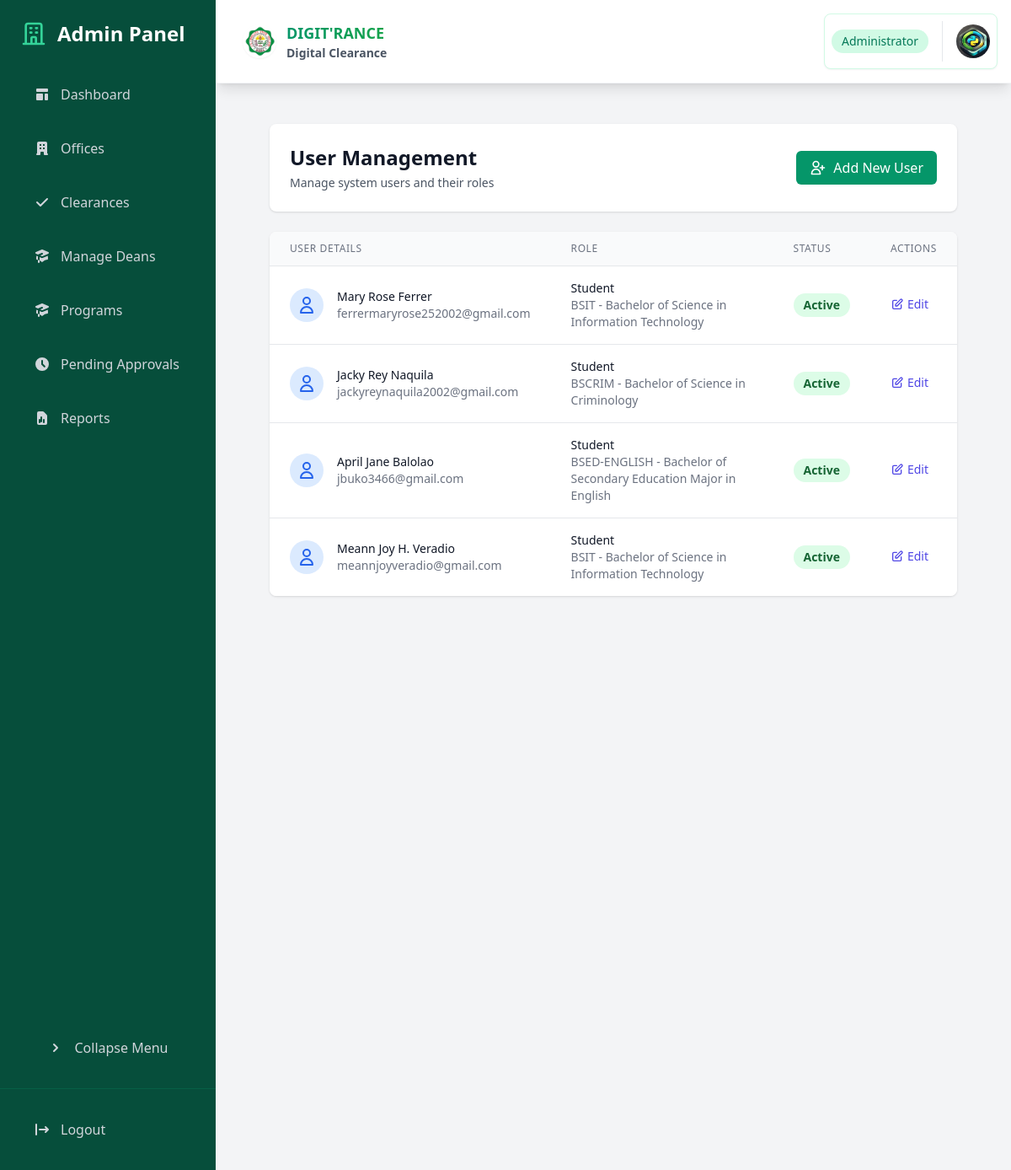
The page /dashboard/admin/users/ (signed in) on the database its author committed.
### core/models.py (models this page shows, shortened)
class Student(models.Model):
    user = models.OneToOneField(User, on_delete=models.CASCADE)
    student_id = models.CharField(max_length=20, unique=True)
    course = models.ForeignKey(Course, on_delete=models.PROTECT)
    program_chair = models.ForeignKey('ProgramChair', on_delete=models.SET_NULL, null=True, blank=True)
    dormitory_owner = models.ForeignKey('Staff', on_delete=models.SET_NULL, null=True, blank=True, related_name='dormitory_students')
    year_level = models.IntegerField()
    contact_number = models.CharField(max_length=20, blank=True, null=True)
    is_boarder = models.BooleanField(default=False)
    boarder_since = models.DateTimeField(verbose_name="Date Started as a Boarder", null=True, blank=True)
    created_at = models.DateTimeField(auto_now_add=True)
    is_approved = models.BooleanField(default=False)
    rejection_reason = models.TextField(blank=True, null=True)
    profile_picture = models.ImageField(upload_to='student_profiles/', null=True, blank=True)

class Course(models.Model):
    code = models.CharField(max_length=10, unique=True)
    name = models.CharField(max_length=100)
    dean = models.ForeignKey(Dean, on_delete=models.PROTECT, related_name='courses')
    is_active = models.BooleanField(default=True)
    created_at = models.DateTimeField(auto_now_add=True)
    updated_at = models.DateTimeField(auto_now=True)
    class Meta:
        ordering = ['code']
    def __str__(self):
        return f"{self.code} - {self.name}"

### core/views.py (the view)
# urls.py: path('dashboard/admin/users/', views.admin_users, name='admin_users'),
@login_required
@user_passes_test(lambda u: u.is_superuser)
def admin_users(request):
    return render(request, 'admin/users.html', {
        'students': Student.objects.select_related('user', 'course').all(),
        'staff': Staff.objects.select_related('user', 'office').all(),
        'program_chairs': ProgramChair.objects.select_related('user').all(),
    })

### core/models.py (called while the page is built)
    def get_profile_picture_url(self):
        return self.profile_picture.url if self.profile_picture else static('img/default-profile.png')

### templates/admin/users.html (shortened to what this page needs)
{% extends 'admin/base_admin.html' %}
{% block admin_content %}
<div class="space-y-6">
    <div class="bg-white shadow rounded-lg p-6">
        <div class="flex justify-between items-center">
            <div>
                <h2 class="text-2xl font-bold text-gray-900">User Management</h2>
                <p class="text-sm text-gray-600 mt-1">Manage system users and their roles</p>
            </div>
            <a href="{% url 'create_user' %}"
               class="inline-flex items-center px-4 py-2 bg-emerald-600 text-white rounded-md hover:bg-emerald-700 transition-colors duration-200 transform hover:scale-105">
                <svg class="w-5 h-5 mr-2" fill="none" stroke="currentColor" viewBox="0 0 24 24">
                    <path stroke-linecap="round" stroke-linejoin="round" stroke-width="2" d="M18 9v3m0 0v3m0-3h3m-3 0h-3m-2-5a4 4 0 11-8 0 4 4 0 018 0zM3 20a6 6 0 0112 0v1H3v-1z"/>
                </svg>
                Add New User
            </a>
        </div>
    </div>
    <div class="bg-white shadow rounded-lg overflow-hidden">
        <div class="overflow-x-auto">
            <table class="min-w-full divide-y divide-gray-200">
                <thead class="bg-gray-50">
                    <tr>
                        <th scope="col" class="px-6 py-3 text-left text-xs font-medium text-gray-500 uppercase tracking-wider">
                            User Details
                        </th>
                        <th scope="col" class="px-6 py-3 text-left text-xs font-medium text-gray-500 uppercase tracking-wider">
                            Role
                        </th>
                        <th scope="col" class="px-6 py-3 text-left text-xs font-medium text-gray-500 uppercase tracking-wider">
                            Status
                        </th>
                        <th scope="col" class="px-6 py-3 text-left text-xs font-medium text-gray-500 uppercase tracking-wider">
                            Actions
                        </th>
                    </tr>
                </thead>
                <tbody class="bg-white divide-y divide-gray-200">
                    {% for student in students %}
                    <tr class="hover:bg-gray-50 transition-colors duration-200">
                        <td class="px-6 py-4">
                            <div class="flex items-center">
                                <div class="flex-shrink-0 h-10 w-10 bg-blue-100 rounded-full flex items-center justify-center">
                                    <svg class="h-6 w-6 text-blue-600" fill="none" stroke="currentColor" viewBox="0 0 24 24">
                                        <path stroke-linecap="round" stroke-linejoin="round" stroke-width="2" d="M16 7a4 4 0 11-8 0 4 4 0 018 0zM12 14a7 7 0 00-7 7h14a7 7 0 00-7-7z"/>
                                    </svg>
                                </div>
                                <div class="ml-4">
                                    <div class="text-sm font-medium text-gray-900">{{ student.user.get_full_name }}</div>
                                    <div class="text-sm text-gray-500">{{ student.user.email }}</div>
                                </div>
                            </div>
                        </td>
                        <td class="px-6 py-4">
                            <div class="text-sm text-gray-900">Student</div>
                            <div class="text-sm text-gray-500">{{ student.course }}</div>
                        </td>
                        <td class="px-6 py-4">
                            <span class="px-3 py-1 inline-flex text-sm leading-5 font-semibold rounded-full {% if student.user.is_active %}bg-green-100 text-green-800{% else %}bg-red-100 text-red-800{% endif %}">
                                {{ student.user.is_active|yesno:"Active,Inactive" }}
                            </span>
                        </td>
                        <td class="px-6 py-4 text-sm font-medium space-x-3">
                            <a href="#" class="text-indigo-600 hover:text-indigo-900 inline-flex items-center">
                                <svg class="w-4 h-4 mr-1" fill="none" stroke="currentColor" viewBox="0 0 24 24">
                                    <path stroke-linecap="round" stroke-linejoin="round" stroke-width="2" d="M11 5H6a2 2 0 00-2 2v11a2 2 0 002 2h11a2 2 0 002-2v-5m-1.414-9.414a2 2 0 112.828 2.828L11.828 15H9v-2.828l8.586-8.586z"/>
                                </svg>
                                Edit
                            </a>
                        </td>
                    </tr>
                    {% endfor %}
                </tbody>
            </table>
        </div>
    </div>
</div>
{% endblock %}

### rows shown on the page
Student: user.get_full_name "Mary Rose Ferrer", user.email "ferrermaryrose252002@gmail.com", course "BSIT - Bachelor of Science in Information Technology", user.is_active "Active"
Student: user.get_full_name "Jacky Rey Naquila", user.email "jackyreynaquila2002@gmail.com", course "BSCRIM - Bachelor of Science in Criminology", user.is_active "Active"
Student: user.get_full_name "April Jane Balolao", user.email "jbuko3466@gmail.com", course "BSED-ENGLISH - Bachelor of Secondary Education Major in English", user.is_active "Active"
Student: user.get_full_name "Meann Joy H. Veradio", user.email "meannjoyveradio@gmail.com", course "BSIT - Bachelor of Science in Information Technology", user.is_active "Active"
